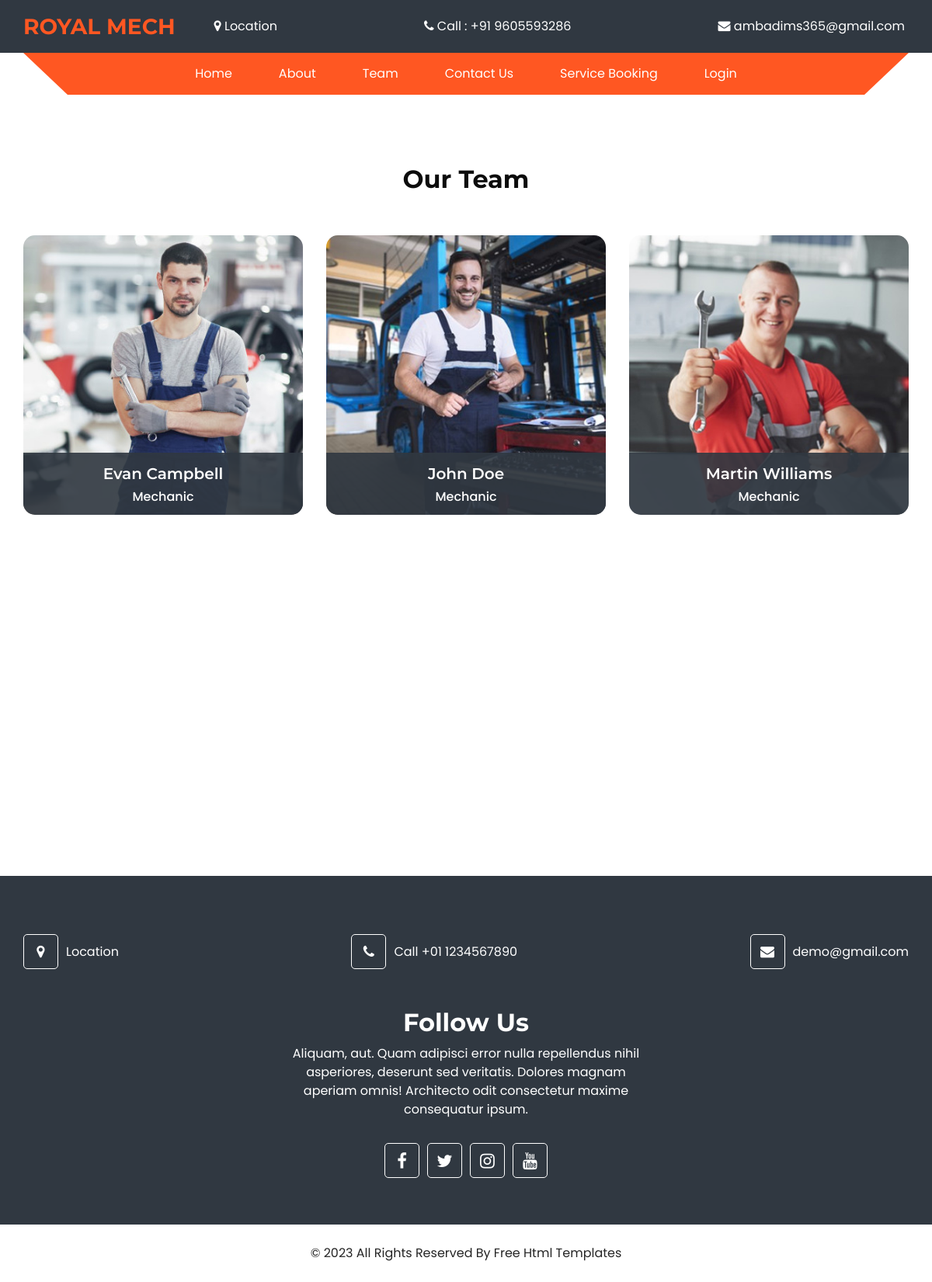
Page /team/ on the committed database.
### Tech_app/models.py (models this page shows, shortened)
class Teams(models.Model):
    name = models.CharField(max_length=200,null=True,blank=True)
    position = models.CharField(max_length=200,null=True,blank=True)
    images = models.ImageField(upload_to="images")

### Tech_app/views.py (the view)
# urls.py: path('team/',views.Team,name='team'),
def Team(request):
    obj = Teams.objects.all()
    return render(request,'team.html',{"obj":obj})

### Tech_app/templates/team.html (shortened to what this page needs)
{% extends 'service.html' %}
{% load static %}
{% block content %}
<!DOCTYPE html>
<html lang="en">
<head>
</head>
<body>
    <section class="team_section layout_padding">
        <div class="container">
          <div class="heading_container heading_center">
            <h2>
              Our Team
            </h2>
          </div>
          <div class="row">
            {% for items in obj %}
            <div class="col-md-4">
              <div class="box">
                <div class="img-box">
                  <img src="{{ items.images.url }}" alt="">
                </div>
                <div class="detail-box">
                  <h5>
                    {{ items.name }}
                  </h5>
                  <h6>
                    {{ items.position }}
                  </h6>
                </div>
              </div>
            </div>
            {% endfor %}
        </div>
      </section>
      <section class="map_section">
        <div class="map_container">
          <div class="map">
            <div id="googleMap"></div>
          </div>
        </div>
      </section>
      <section class="info_section ">
        <div class="info_container ">
          <div class="container">
            <div class="info_contact ">
              <a href="#" class="link-box">
                <i class="fa fa-map-marker" aria-hidden="true"></i>
                <span>
                  Location
                </span>
              </a>
              <a href="#" class="link-box">
                <i class="fa fa-phone" aria-hidden="true"></i>
                <span>
                  Call +01 1234567890
                </span>
              </a>
              <a href="#" class="link-box">
                <i class="fa fa-envelope" aria-hidden="true"></i>
                <span>
                  demo@gmail.com
                </span>
              </a>
            </div>
            <div class="social_container">
              <div class="heading_container heading_center">
                <h2>
                  Follow Us
                </h2>
                <p class="col-md-6 col-lg-5 mx-auto px-0">
                  Aliquam, aut. Quam adipisci error nulla repellendus nihil asperiores, deserunt sed veritatis. Dolores magnam aperiam omnis! Architecto odit consectetur maxime consequatur ipsum.
                </p>
              </div>
              <div class="social-box">
                <a href="">
                  <i class="fa fa-facebook" aria-hidden="true"></i>
                </a>
                <a href="">
                  <i class="fa fa-twitter" aria-hidden="true"></i>
                </a>
                <a href="">
                  <i class="fa fa-instagram" aria-hidden="true"></i>
                </a>
                <a href="">
                  <i class="fa fa-youtube" aria-hidden="true"></i>
                </a>
              </div>
            </div>
          </div>
        </div>
      </section>
</body>
</html>
{% endblock content %}

### static/assets/css/style.css (style rules this page uses)
body { font-family: 'Poppins', sans-serif; color: #0c0c0c; background-color: #ffffff; overflow-x: hidden; }
.layout_padding { padding: 90px 0; }
h1, h2, h3, h4, h5 { font-family: 'Montserrat', sans-serif; }
.heading_container { display: -webkit-box; display: -ms-flexbox; display: flex; -webkit-box-orient: vertical; -webkit-box-direction: normal; -ms-flex-direction: column; flex-direction: column; -webkit-box-align: start; -ms-flex-align: start; align-items: flex-start; }
.heading_container h2 { position: relative; font-weight: bold; }
.heading_container.heading_center { -webkit-box-align: center; -ms-flex-align: center; align-items: center; text-align: center; }
a, a:hover, a:focus { text-decoration: none; }
.team_section .box { color: #ffffff; text-align: center; margin-top: 45px; border-radius: 15px; overflow: hidden; position: relative; }
.team_section .box .img-box img { width: 100%; }
.team_section .box .detail-box { position: absolute; left: 0; bottom: 0; width: 100%; padding: 15px 15px 0 15px; background-color: rgba(48, 56, 65, 0.9); -webkit-transform: translateY(65px); transform: translateY(65px); min-height: 145px; -webkit-transition: all .3s; transition: all .3s; }
.team_section .box .detail-box h5 { font-weight: 600; }
.map_section .map_container { height: 375px; overflow: hidden; display: -webkit-box; display: -ms-flexbox; display: flex; -webkit-box-align: stretch; -ms-flex-align: stretch; align-items: stretch; padding: 0; }
.map_section .map_container .map { height: 100%; -webkit-box-flex: 1; -ms-flex: 1; flex: 1; }
.map_section .map_container .map #googleMap { height: 100%; }
.info_section { background: #303841; color: #ffffff; padding: 75px 0 60px 0; }
.info_section .info_contact { display: -webkit-box; display: -ms-flexbox; display: flex; -webkit-box-align: center; -ms-flex-align: center; align-items: center; -webkit-box-pack: justify; -ms-flex-pack: justify; justify-content: space-between; }
.info_section .info_contact .link-box { display: -webkit-box; display: -ms-flexbox; display: flex; -webkit-box-align: center; -ms-flex-align: center; align-items: center; color: #ffffff; margin-bottom: 35px; }
.info_section .info_contact .link-box i { width: 45px; height: 45px; line-height: 45px; border: 1px solid #ffffff; text-align: center; border-radius: 5px; font-size: 18px; margin-right: 10px; }
.info_section .social_container { margin-top: 15px; }
.info_section .social-box { display: -webkit-box; display: -ms-flexbox; display: flex; -webkit-box-pack: center; -ms-flex-pack: center; justify-content: center; margin-top: 15px; }
.info_section .social-box a { margin: 0 5px; width: 45px; height: 45px; border-radius: 5px; border: 1px solid #ffffff; text-align: center; line-height: 45px; font-size: 22px; color: #ffffff; }

### static/assets/css/responsive.css (style rules this page uses)
@media (min-width: 1200px) { .container { max-width: 1170px; } }

### rows in the picture
Teams: images (picture), name "Evan Campbell", position "Mechanic"
Teams: images (picture), name "John Doe", position "Mechanic"
Teams: images (picture), name "Martin Williams", position "Mechanic"
